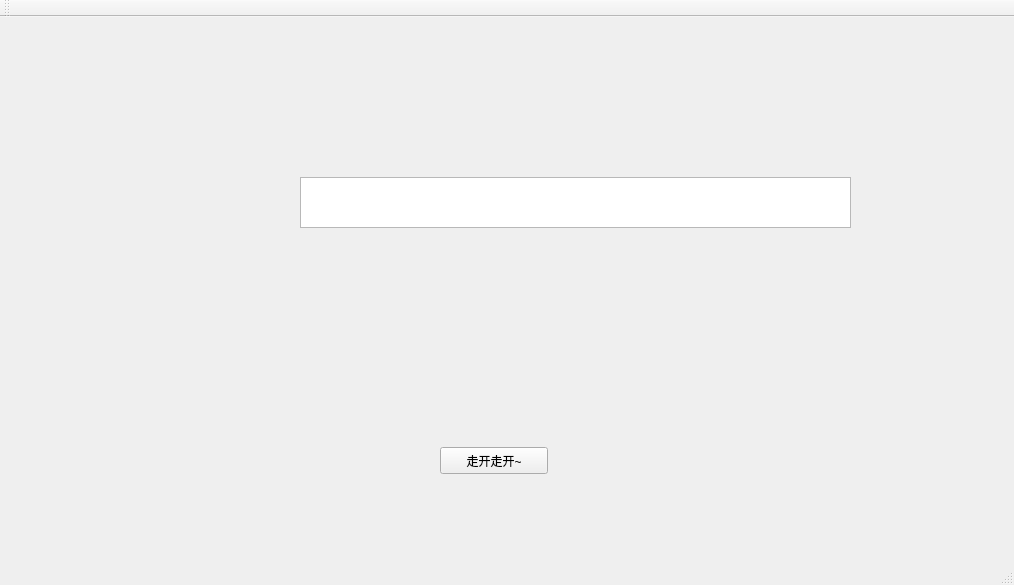
<?xml version="1.0" encoding="UTF-8"?>
<ui version="4.0">
 <class>MainWindow</class>
 <widget class="QMainWindow" name="MainWindow">
  <property name="geometry">
   <rect>
    <x>0</x>
    <y>0</y>
    <width>1014</width>
    <height>585</height>
   </rect>
  </property>
  <property name="sizePolicy">
   <sizepolicy hsizetype="Fixed" vsizetype="Fixed">
    <horstretch>0</horstretch>
    <verstretch>0</verstretch>
   </sizepolicy>
  </property>
  <property name="windowTitle">
   <string>乖～去吃饭～</string>
  </property>
  <widget class="QWidget" name="centralWidget">
   <widget class="QPushButton" name="pushButton">
    <property name="geometry">
     <rect>
      <x>440</x>
      <y>430</y>
      <width>108</width>
      <height>27</height>
     </rect>
    </property>
    <property name="text">
     <string>走开走开~</string>
    </property>
   </widget>
   <widget class="QTextBrowser" name="textBrowser">
    <property name="geometry">
     <rect>
      <x>300</x>
      <y>160</y>
      <width>551</width>
      <height>51</height>
     </rect>
    </property>
    <property name="font">
     <font>
      <family>微软雅黑</family>
      <pointsize>18</pointsize>
     </font>
    </property>
   </widget>
  </widget>
  <widget class="QMenuBar" name="menuBar">
   <property name="geometry">
    <rect>
     <x>0</x>
     <y>0</y>
     <width>1014</width>
     <height>22</height>
    </rect>
   </property>
  </widget>
  <widget class="QToolBar" name="mainToolBar">
   <attribute name="toolBarArea">
    <enum>TopToolBarArea</enum>
   </attribute>
   <attribute name="toolBarBreak">
    <bool>false</bool>
   </attribute>
  </widget>
  <widget class="QStatusBar" name="statusBar"/>
 </widget>
 <layoutdefault spacing="6" margin="11"/>
 <resources/>
 <connections/>
</ui>
